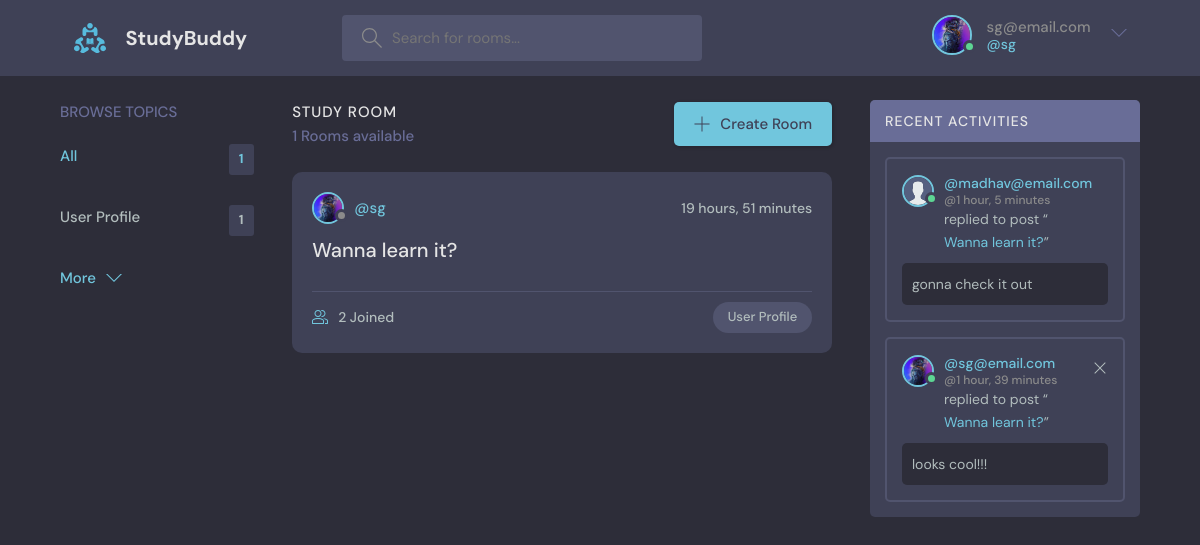
/ (signed in), run on the app's committed database.
### base/models.py (models this page shows, shortened)
class User(AbstractUser):
    name=models.CharField(max_length=200,null=True)
    email=models.EmailField(unique=True,null=True)
    bio=models.TextField(null=True)
    avatar=models.ImageField(null=True,default="avatar.svg")
    USERNAME_FIELD='email'
    REQUIRED_FIELDS=[]

class Topic(models.Model):
    name = models.CharField(max_length=200)

class Room(models.Model):
    host = models.ForeignKey(User, on_delete=models.SET_NULL, null = True)
    topic = models.ForeignKey(Topic, on_delete=models.SET_NULL, null=True)
    name=models.CharField(max_length=200)
    participants=models.ManyToManyField(User, related_name='participants',blank=True)
    description=models.TextField(blank=True,null=True)
    updated = models.DateTimeField(auto_now=True)
    created=models.DateField(auto_now_add=True)
    class Meta:
        ordering=['-updated','-created']
    def __str__(self):
        return self.name

class Message(models.Model):
    user = models.ForeignKey(User, on_delete = models.CASCADE)
    room = models.ForeignKey(Room, on_delete=models.CASCADE)
    body = models.TextField()
    updated = models.DateTimeField(auto_now=True)
    created = models.DateTimeField(auto_now_add=True)
    class Meta:
        ordering=['-updated','-created']

### base/views.py (the view)
# urls.py: path("",views.home,name='home'),
def home(request):
    q=request.GET.get('q') if request.GET.get('q')!=None else ''
    rooms=Room.objects.filter(
        Q(topic__name__icontains=q)|
        Q(name__icontains=q)|
        Q(description__icontains=q)
    )
    topics=Topic.objects.all()[0:5]
    room_count=rooms.count()
    room_messages=Message.objects.filter(Q(room__topic__name__icontains=q))
    return render(request,'base/home.html',{'rooms':rooms,'topics':topics,'room_count':room_count,'room_messages':room_messages})

### base/templates/base/home.html (shortened to what this page needs)
{% extends 'main.html' %}
{% block content %}
    <main class="layout layout--3">
      <div class="container">
        {% include 'base/topics_component.html' %}
        <div class="roomList">
          <div class="roomList__header">
            <div>
              <h2>Study Room</h2>
              <p>{{room_count}} Rooms available</p>
            </div>
            <a class="btn btn--main" href="{% url 'create-room' %}">
              <svg version="1.1" xmlns="http://www.w3.org/2000/svg" width="32" height="32" viewBox="0 0 32 32">
                <title>add</title>
                <path
                  d="M16.943 0.943h-1.885v14.115h-14.115v1.885h14.115v14.115h1.885v-14.115h14.115v-1.885h-14.115v-14.115z"
                ></path>
              </svg>
              Create Room
            </a>
          </div>
          {% include 'base/feed_component.html' %}
        </div>
        {% include 'base/activity_component.html' %}
      </div>
    </main>
    {% endblock %}

### templates/navbar.html (shortened to what this page needs)
{% load static %}
<header class="header header--loggedIn">
    <div class="container">
      <a href="{% url 'home' %}" class="header__logo">
        <img src="{% static 'images/logo.svg' %}" />
        <h1>StudyBuddy</h1>
      </a>
      <form class="header__search" method="GET" action="{% url 'home' %}">
        <label>
          <input name="q" placeholder="Search for rooms..." />
        </label>
      </form>
      <nav class="header__menu">
        {% if request.user.is_authenticated %}
        <div class="header__user">
          <a href="{% url 'update-user' %}">
            <div class="avatar avatar--medium active">
              <img src="{{request.user.avatar.url}}" />
            </div>
            <p>{{ request.user}} <span>@{{ request.user.username }}</span></p>
          </a>
          <button class="dropdown-button">
            <svg version="1.1" xmlns="http://www.w3.org/2000/svg" width="32" height="32" viewBox="0 0 32 32">
              <title>chevron-down</title>
              <path d="M16 21l-13-13h-3l16 16 16-16h-3l-13 13z"></path>
            </svg>
          </button>
        </div>
         {% else %}
        <a href="{% url 'login' %}">
          <img src="{% static 'images/avatar.svg' %}" />
          <p>Login</p>
        </a>
        {% endif %}
      </nav>
    </div>
  </header>

### base/templates/base/topics_component.html
<div class="topics">
  <div class="topics__header">
    <h2>Browse Topics</h2>
  </div>
  <ul class="topics__list">
    <li>
      <a href="{% url 'home' %}" class="active">All <span>{{topics.count}}</span></a>
    </li>
    {% for topic in topics %}
    <li>
      <a href="{% url 'home' %}?q={{topic.name}}">{{topic.name}} <span>{{topic.room_set.all.count}}</span></a>
    </li>
    {% endfor %}
  </ul>
  <a class="btn btn--link" href="{% url 'topics' %}">
    More
    <svg version="1.1" xmlns="http://www.w3.org/2000/svg" width="32" height="32" viewBox="0 0 32 32">
      <title>chevron-down</title>
      <path d="M16 21l-13-13h-3l16 16 16-16h-3l-13 13z"></path>
    </svg>
  </a>
</div>

### base/templates/base/feed_component.html (shortened to what this page needs)
{% for room in rooms %}
<div class="roomListRoom">
  <div class="roomListRoom__header">
    <a href="{% url 'user-profile' room.host.id %}" class="roomListRoom__author">
      <div class="avatar avatar--small">
        <img src="{{room.host.avatar.url}}" />
      </div>
      <span>@{{room.host.username}}</span>
    </a>
    <div class="roomListRoom__actions">
      <span>{{room.created|timesince }}</span>
    </div>
  </div>
  <div class="roomListRoom__content">
    <a href="{% url 'room' room.id %}">{{room.name}}</a>
  </div>
  <div class="roomListRoom__meta">
    <a href="{% url 'room' room.id %}" class="roomListRoom__joined">
      {{room.participants.all.count}} Joined
    </a>
    <p class="roomListRoom__topic">{{room.topic.name}}</p>
  </div>
</div>
{% endfor %}

### base/templates/base/activity_component.html
<div class="activities">
  <div class="activities__header">
    <h2>Recent Activities</h2>
  </div>
  {% for message in room_messages %}
  <div class="activities__box">
    <div class="activities__boxHeader roomListRoom__header">
      <a href="{% url 'user-profile' message.user.id %}" class="roomListRoom__author">
        <div class="avatar avatar--small active">
          <img src="{{message.user.avatar.url}}" />
        </div>
        <p>
          @{{message.user}}
          <span>@{{message.created|timesince}}</span>
        </p>
      </a>
      {% if request.user == message.user %}
      <div class="roomListRoom__actions">
        <a href="{% url 'delete-message' message.id %}">
          <svg version="1.1" xmlns="http://www.w3.org/2000/svg" width="32" height="32" viewBox="0 0 32 32">
            <title>remove</title>
            <path
              d="M27.314 6.019l-1.333-1.333-9.98 9.981-9.981-9.981-1.333 1.333 9.981 9.981-9.981 9.98 1.333 1.333 9.981-9.98 9.98 9.98 1.333-1.333-9.98-9.98 9.98-9.981z"
            ></path>
          </svg>
        </a>
      </div>
      {% endif %}
    </div>
    <div class="activities__boxContent">
      <p>replied to post “<a href="{% url 'room' message.room.id %}">{{message.room}}</a>”</p>
      <div class="activities__boxRoomContent">
        {{message.body}}
      </div>
    </div>
  </div>
  {% endfor %}
</div>

### data on the page
User: user.avatar (picture), user "sg@email.com", user.username "sg"
Topic: name "User Profile", room_set.all.count "1"
Room: host.avatar (picture), host.username "sg", created "19 hours, 51 minutes", name "Wanna learn it?", participants.all.count "2", topic.name "User Profile"
Message: user.avatar (placeholder picture), user "madhav@email.com", created "1 hour, 5 minutes", room "Wanna learn it?", body "gonna check it out"
Message: user.avatar (picture), user "sg@email.com", created "1 hour, 39 minutes", room "Wanna learn it?", body "looks cool!!!"

### other printed values
{{ topics.count }} "1"
{{ room_count }} "1"
